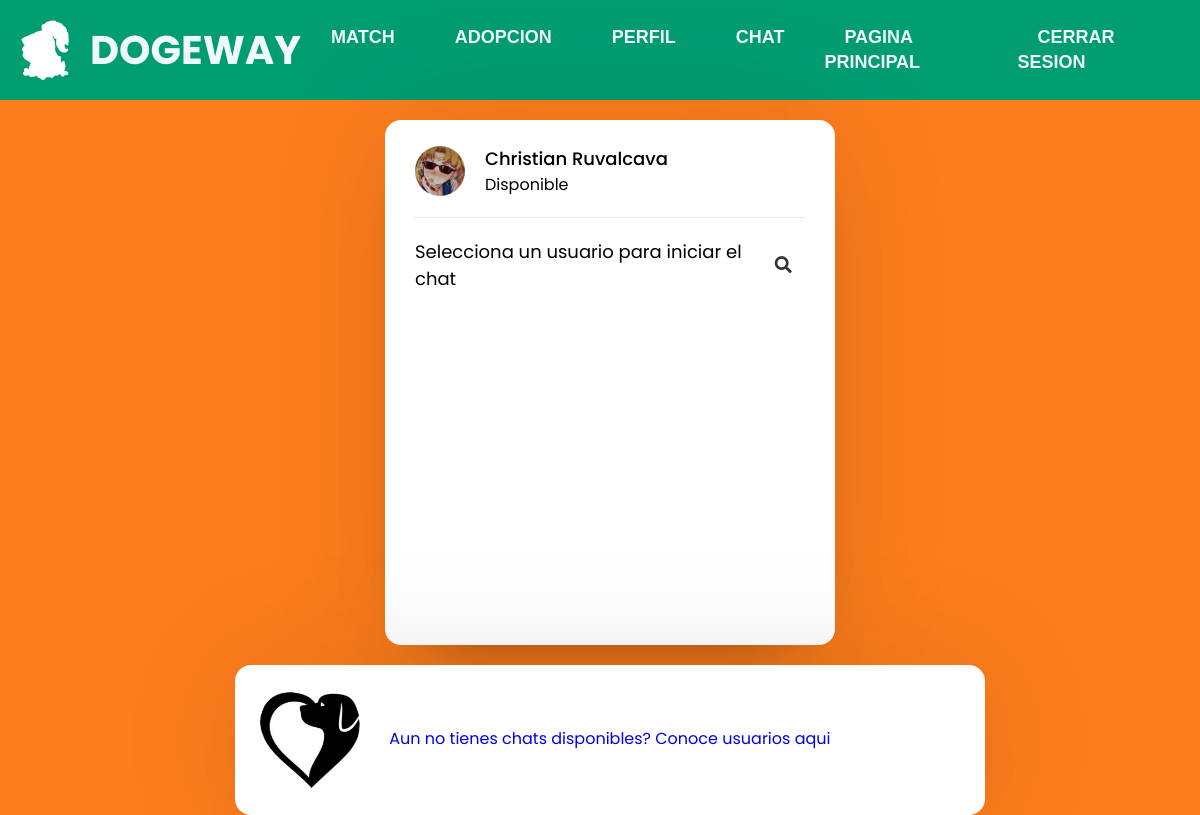
The page /Dogeway/Chat/users.php (signed in) on the database its author committed.
### tables this page shows
CREATE TABLE `usuario` (
  `id` int(11) NOT NULL,
  `nombre` varchar(100) NOT NULL,
  `email` varchar(100) NOT NULL,
  `codigo_verificacion` varchar(32) NOT NULL,
  `verificado` tinyint(1) NOT NULL DEFAULT 0,
  `pass` varchar(50) NOT NULL,
  `curp` varchar(20) NOT NULL,
  `telefono` varchar(15) NOT NULL,
  `nickname` varchar(30) NOT NULL,
  `apellidos` varchar(50) NOT NULL,
  `municipio` varchar(50) NOT NULL,
  `fechanac` date NOT NULL,
  `fotografia` varchar(128) NOT NULL,
  `archivo_n` varchar(128) NOT NULL,
  `ine` text NOT NULL,
  `admin` int(2) NOT NULL DEFAULT 0,
  `status` varchar(20) NOT NULL,
  `unique_id` int(255) NOT NULL
);

### Dogeway/Inicio/includes/user.php (called while the page is built, shortened)
<?php
include_once 'db.php';
class User extends DB{
    public function setUser($user){
        $query = $this->connect()->prepare('SELECT * FROM usuario WHERE nickname = :user');
        $query->execute(['user' => $user]);
        foreach ($query as $currentUser) {
            $this->UniqueId = $currentUser['unique_id'];
        }
    }
    public function getUniqueId(){
        return $this->UniqueId;
    }
}
?>

### Dogeway/Inicio/includes/db.php (called while the page is built)
<?php
class DB{
    private $host;
    private $db;
    private $user;
    private $password;
    private $charset;
    public function __construct(){
        $this->host     = 'localhost';
        $this->db       = 'dogeway';
        $this->user     = 'root';
        $this->password = "";
        $this->charset  = 'utf8mb4';
    }
    function connect(){
        try{
            $connection = "mysql:host=" . $this->host . ";dbname=" . $this->db . ";charset=" . $this->charset;
            $options = [
                PDO::ATTR_ERRMODE            => PDO::ERRMODE_EXCEPTION,
                PDO::ATTR_EMULATE_PREPARES   => false,
            ];
            $pdo = new PDO($connection, $this->user, $this->password, $options);
            return $pdo;
        }catch(PDOException $e){
            print_r('Error connection: ' . $e->getMessage());
        }
    }
}
?>

### Dogeway/Chat/users.php (the view, shortened to what this page needs)
<?php
    include_once '../Inicio/includes/user.php';
    include_once "php/config.php";
    $userSession = new UserSession();
    $user = new User();
    if(isset($_SESSION['user'])){
    $user->setUser($userSession->getCurrentUser());
?>
<?php include_once "header.php"; ?>
<body>
  <div class="wrapper">
    <section class="users">
      <header>
        <div class="content">
          <?php
          $sql = mysqli_query($conn, "SELECT * FROM usuario WHERE unique_id = {$user->getUniqueId()}");
          if (mysqli_num_rows($sql) > 0) {
            $row = mysqli_fetch_assoc($sql);
          }
          ?>
          <img src="../Registro/archivos/<?php echo $row['fotografia']; ?>" alt="">
          <div class="details">
            <span><?php echo $row['nombre'] . " " . $row['apellidos'] ?></span>
            <p><?php echo $row['status']; ?></p>
          </div>
        </div>
      </header>
      <div class="search">
        <span class="text">Selecciona un usuario para iniciar el chat</span>
        <button><i class="fas fa-search"></i></button>
      </div>
    </section>
  </div>
  <div class="wrapper2">
    <div class="texto">
      <img src="../Imagenes/siluetachat.png" width="150px" height="150px" align="center">
    <a href="#">Aun no tienes chats disponibles? Conoce usuarios aqui</a>
    </div>
  </div>
</body>
</html>
<?php
} else {
  header("Location: ../Inicio/index.php");
  exit();
}
?>

### Dogeway/Chat/estilo.css (style rules this page uses)
* { margin: 0; padding: 0; box-sizing: border-box; text-decoration: none; font-family: 'Poppins', sans-serif; }
body { background: #fc7d1c; display: flex; flex-wrap: wrap; justify-content: center; }
.wrapper { margin-left: 20px ; margin-top: 20px ; background: #fff; max-width: 450px; width: 50%; height: 525px; border-radius: 16px; box-shadow: 0 0 128px 0 rgba(0,0,0,0.1), 0 32px 64px -48px rgba(0,0,0,0.5); }
.wrapper2 { margin-left: 20px ; margin-top: 20px ; background: #fff; max-width: 750px; width: 100%; border-radius: 16px; box-shadow: 0 0 128px 0 rgba(0,0,0,0.1), 0 32px 64px -48px rgba(0,0,0,0.5); }
.users { padding: 25px 30px; }
.users header, .users-list a { display: flex; align-items: center; padding-bottom: 20px; border-bottom: 1px solid #e6e6e6; justify-content: space-between; }
.wrapper img { object-fit: cover; border-radius: 50%; }
.users header img { height: 50px; width: 50px; }
:is(.users, .users-list) .content { display: flex; align-items: center; }
:is(.users, .users-list) .content .details { color: #000; margin-left: 20px; }
:is(.users, .users-list) .details span { font-size: 18px; font-weight: 500; }
.users .search { margin: 20px 0; display: flex; position: relative; align-items: center; justify-content: space-between; }
.users .search .text { font-size: 18px; }
.users .search button { position: relative; z-index: 1; width: 47px; height: 42px; font-size: 17px; cursor: pointer; border: none; background: #fff; color: #333; outline: none; border-radius: 0 5px 5px 0; transition: all 0.2s ease; }
header { width: 100%; }

### rows shown on the page
usuario: fotografia (picture), nombre "Christian", apellidos "Ruvalcava", status "Disponible"
